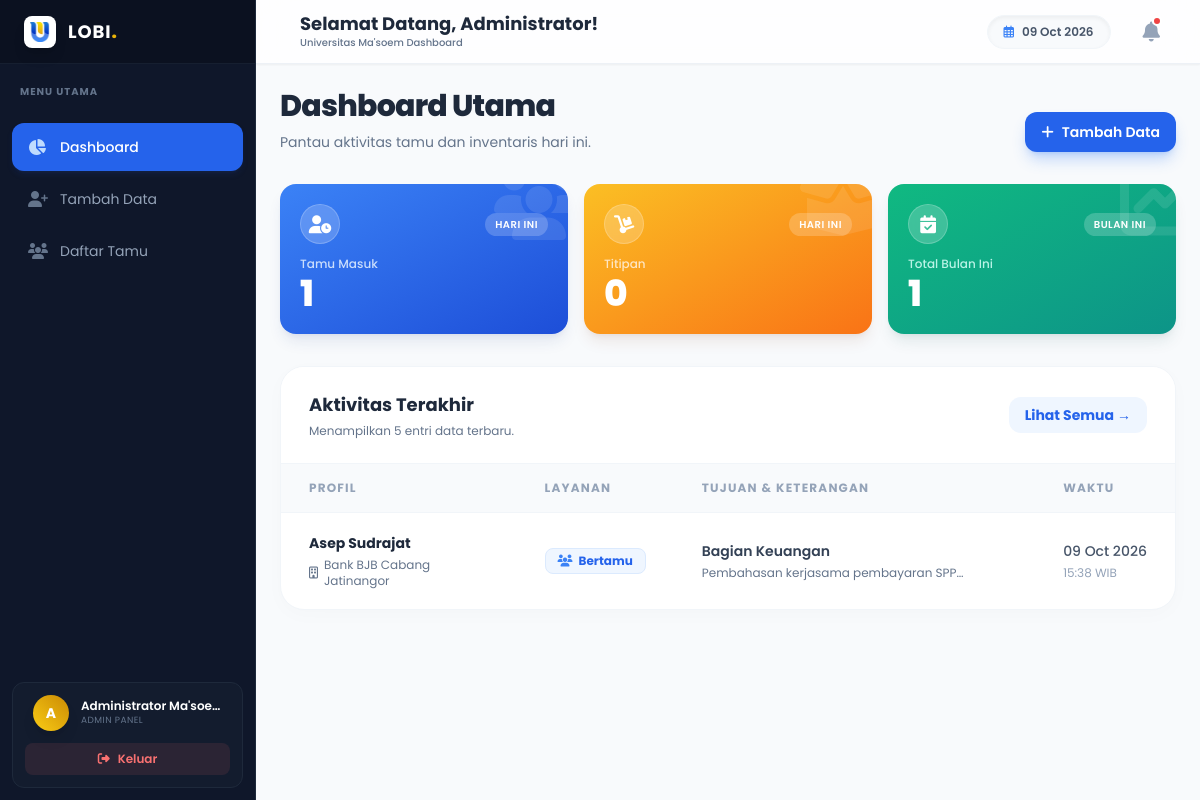
Page /dashboard.php (signed in) on the committed database.
### tables this page shows
CREATE TABLE IF NOT EXISTS tamu (
    id INT AUTO_INCREMENT PRIMARY KEY,
    nama_lengkap VARCHAR(100) NOT NULL,
    instansi VARCHAR(100) NOT NULL,
    tujuan VARCHAR(100) NOT NULL,
    keperluan TEXT NOT NULL,
    jenis_kunjungan ENUM('Bertamu', 'Titip Barang') DEFAULT 'Bertamu',
    jenis_titipan VARCHAR(100) NULL,
    keterangan_titipan TEXT NULL,
    waktu_masuk DATETIME NOT NULL DEFAULT CURRENT_TIMESTAMP,
    waktu_keluar DATETIME NULL,
    status ENUM('berkunjung', 'selesai') DEFAULT 'berkunjung'
);

### dashboard.php (the view, shortened to what this page needs)
<?php
require_once 'config.php';
$today = date('Y-m-d');
$firstDayOfMonth = date('Y-m-01');
$stmtToday = $pdo->prepare("SELECT COUNT(*) FROM tamu WHERE DATE(waktu_masuk) = ? AND jenis_kunjungan = 'Bertamu'");
$stmtToday->execute([$today]);
$countToday = $stmtToday->fetchColumn();
$stmtTitip = $pdo->prepare("SELECT COUNT(*) FROM tamu WHERE DATE(waktu_masuk) = ? AND jenis_kunjungan = 'Titip Barang'");
$stmtTitip->execute([$today]);
$countTitip = $stmtTitip->fetchColumn();
$stmtMonth = $pdo->prepare("SELECT COUNT(*) FROM tamu WHERE DATE(waktu_masuk) >= ?");
$stmtMonth->execute([$firstDayOfMonth]);
$countMonth = $stmtMonth->fetchColumn();
$stmtRecent = $pdo->query("SELECT * FROM tamu ORDER BY waktu_masuk DESC LIMIT 5");
$recentGuests = $stmtRecent->fetchAll();
require_once 'includes/header.php';
require_once 'includes/sidebar.php';
?>
<div class="mb-8 flex flex-col sm:flex-row sm:items-end justify-between">
    <div>
        <h1 class="text-2xl lg:text-3xl font-extrabold text-slate-800 tracking-tight">Dashboard Utama</h1>
        <p class="text-slate-500 mt-2 text-sm">Pantau aktivitas tamu dan inventaris hari ini.</p>
    </div>
    <div class="mt-4 sm:mt-0">
        <a href="tambah_tamu.php" class="inline-flex items-center px-4 py-2.5 bg-blue-600 hover:bg-blue-700 text-white text-sm font-semibold rounded-xl shadow-lg shadow-blue-500/30 transition-all duration-200">
            <i class="fas fa-plus mr-2"></i> Tambah Data
        </a>
    </div>
</div>
<div class="grid grid-cols-3 gap-2 sm:gap-4 mb-8">
    <div class="relative bg-gradient-to-br from-blue-500 to-blue-700 rounded-xl sm:rounded-2xl p-3 sm:p-5 shadow-lg shadow-blue-900/10 overflow-hidden group">
        <div class="hidden sm:block absolute -right-4 -top-4 text-white/10 transform group-hover:scale-110 group-hover:rotate-12 transition-transform duration-500">
            <i class="fas fa-users text-7xl"></i>
        </div>
        <div class="relative z-10 text-white flex flex-col justify-between h-full">
            <div class="flex items-center justify-between mb-2 sm:mb-3">
                <div class="w-7 h-7 sm:w-10 sm:h-10 rounded-full bg-white/20 backdrop-blur-sm flex items-center justify-center border border-white/20">
                    <i class="fas fa-user-clock text-[10px] sm:text-lg"></i>
                </div>
                <span class="hidden sm:inline-block text-[10px] font-semibold px-2.5 py-1 bg-white/20 rounded-full tracking-wider">HARI INI</span>
            </div>
            <div>
                <h3 class="text-[9px] sm:text-xs font-medium text-blue-100 mb-0.5 opacity-90 leading-tight">Tamu Masuk</h3>
                <div class="text-xl sm:text-3xl lg:text-4xl font-extrabold tracking-tight"><?= $countToday ?></div>
            </div>
        </div>
    </div>
    <div class="relative bg-gradient-to-br from-amber-400 to-orange-500 rounded-xl sm:rounded-2xl p-3 sm:p-5 shadow-lg shadow-orange-900/10 overflow-hidden group">
        <div class="hidden sm:block absolute -right-4 -top-4 text-white/10 transform group-hover:scale-110 group-hover:rotate-12 transition-transform duration-500">
            <i class="fas fa-box-open text-7xl"></i>
        </div>
        <div class="relative z-10 text-white flex flex-col justify-between h-full">
            <div class="flex items-center justify-between mb-2 sm:mb-3">
                <div class="w-7 h-7 sm:w-10 sm:h-10 rounded-full bg-white/20 backdrop-blur-sm flex items-center justify-center border border-white/20">
                    <i class="fas fa-dolly text-[10px] sm:text-lg"></i>
                </div>
                <span class="hidden sm:inline-block text-[10px] font-semibold px-2.5 py-1 bg-white/20 rounded-full tracking-wider">HARI INI</span>
            </div>
            <div>
                <h3 class="text-[9px] sm:text-xs font-medium text-orange-100 mb-0.5 opacity-90 leading-tight">Titipan</h3>
                <div class="text-xl sm:text-3xl lg:text-4xl font-extrabold tracking-tight"><?= $countTitip ?></div>
            </div>
        </div>
    </div>
    <div class="relative bg-gradient-to-br from-emerald-500 to-teal-600 rounded-xl sm:rounded-2xl p-3 sm:p-5 shadow-lg shadow-teal-900/10 overflow-hidden group">
        <div class="hidden sm:block absolute -right-4 -top-4 text-white/10 transform group-hover:scale-110 group-hover:rotate-12 transition-transform duration-500">
            <i class="fas fa-chart-line text-7xl"></i>
        </div>
        <div class="relative z-10 text-white flex flex-col justify-between h-full">
            <div class="flex items-center justify-between mb-2 sm:mb-3">
                <div class="w-7 h-7 sm:w-10 sm:h-10 rounded-full bg-white/20 backdrop-blur-sm flex items-center justify-center border border-white/20">
                    <i class="fas fa-calendar-check text-[10px] sm:text-lg"></i>
                </div>
                <span class="hidden sm:inline-block text-[10px] font-semibold px-2.5 py-1 bg-white/20 rounded-full tracking-wider">BULAN INI</span>
            </div>
            <div>
                <h3 class="text-[9px] sm:text-xs font-medium text-teal-100 mb-0.5 opacity-90 leading-tight">Total Bulan Ini</h3>
                <div class="text-xl sm:text-3xl lg:text-4xl font-extrabold tracking-tight"><?= $countMonth ?></div>
            </div>
        </div>
    </div>
</div>
<div class="bg-white rounded-[1.5rem] shadow-[0_5px_20px_rgba(0,0,0,0.02)] border border-slate-100 overflow-hidden mb-8">
    <div class="px-7 py-6 border-b border-slate-100 flex justify-between items-center bg-white">
        <div>
            <h3 class="font-bold text-lg text-slate-800">Aktivitas Terakhir</h3>
            <p class="text-xs text-slate-500 mt-1">Menampilkan 5 entri data terbaru.</p>
        </div>
        <a href="daftar_tamu.php" class="text-sm text-blue-600 hover:text-blue-800 font-bold bg-blue-50 hover:bg-blue-100 px-4 py-2 rounded-xl transition-colors">Lihat Semua &rarr;</a>
    </div>
    <div class="overflow-x-auto">
        <table class="w-full text-left border-collapse">
            <thead>
                <tr class="bg-slate-50 text-slate-400 text-xs uppercase tracking-widest font-bold">
                    <th class="px-7 py-4 border-b border-slate-100">Profil</th>
                    <th class="px-7 py-4 border-b border-slate-100">Layanan</th>
                    <th class="px-7 py-4 border-b border-slate-100">Tujuan & Keterangan</th>
                    <th class="px-7 py-4 border-b border-slate-100">Waktu</th>
                </tr>
            </thead>
            <tbody class="text-slate-700 text-sm">
                <?php if (empty($recentGuests)): ?>
                    <tr>
                        <td colspan="4" class="px-7 py-10 text-center text-slate-400 font-medium">Belum ada aktivitas tercatat hari ini.</td>
                    </tr>
                <?php else: ?>
                    <?php foreach ($recentGuests as $guest): ?>
                    <tr class="hover:bg-slate-50/80 transition-colors border-b border-slate-50 last:border-0 group">
                        <td class="px-7 py-5">
                            <div class="font-bold text-slate-800"><?= htmlspecialchars($guest['nama_lengkap']) ?></div>
                            <div class="text-xs text-slate-500 mt-1 flex items-center"><i class="far fa-building mr-1.5"></i> <?= htmlspecialchars($guest['instansi']) ?></div>
                        </td>
                        <td class="px-7 py-5">
                            <?php if ($guest['jenis_kunjungan'] == 'Bertamu'): ?>
                                <span class="inline-flex items-center px-3 py-1 bg-blue-50 text-blue-600 rounded-lg text-xs font-bold border border-blue-100"><i class="fas fa-users mr-1.5 text-blue-500"></i> Bertamu</span>
                            <?php else: ?>
                                <span class="inline-flex items-center px-3 py-1 bg-orange-50 text-orange-600 rounded-lg text-xs font-bold border border-orange-100"><i class="fas fa-box mr-1.5 text-orange-500"></i> Titip Barang</span>
                            <?php endif; ?>
                        </td>
                        <td class="px-7 py-5">
                            <div class="font-semibold text-slate-700"><?= htmlspecialchars($guest['tujuan']) ?></div>
                            <div class="text-xs text-slate-500 mt-1 line-clamp-1" title="<?= htmlspecialchars($guest['keperluan']) ?>"><?= htmlspecialchars($guest['keperluan']) ?></div>
                        </td>
                        <td class="px-7 py-5 whitespace-nowrap">
                            <div class="font-medium text-slate-600"><?= date('d M Y', strtotime($guest['waktu_masuk'])) ?></div>
                            <div class="text-xs text-slate-400 mt-1"><?= date('H:i', strtotime($guest['waktu_masuk'])) ?> WIB</div>
                        </td>
                    </tr>
                    <?php endforeach; ?>
                <?php endif; ?>
            </tbody>
        </table>
    </div>
</div>
<?php require_once 'includes/footer.php'; ?>

### includes/header.php (shortened to what this page needs)
<!DOCTYPE html>
<html lang="id">
<head>
    <script src="https://cdn.tailwindcss.com"></script>
    <link rel="stylesheet" href="https://cdnjs.cloudflare.com/ajax/libs/font-awesome/6.4.0/css/all.min.css">
</head>
<body class="flex h-screen overflow-hidden">

### includes/sidebar.php (shortened to what this page needs)
<aside id="mobile-sidebar" class="w-64 bg-[#0f172a] text-slate-400 flex flex-col fixed inset-y-0 left-0 transform -translate-x-full md:relative md:translate-x-0 transition-transform duration-300 ease-in-out border-r border-slate-800 z-50 h-[100dvh]">
    <div class="h-16 flex items-center justify-between px-6 border-b border-slate-800/60 bg-[#0b1120]">
        <div class="flex items-center space-x-3">
            <div class="w-8 h-8 bg-white rounded-lg flex items-center justify-center shadow-lg p-1.5 shrink-0">
                <img src="assets/logo.png" alt="Logo" class="w-full h-full object-contain">
            </div>
            <h1 class="text-lg font-bold tracking-wider text-white">LOBI<span class="text-yellow-500 font-extrabold">.</span></h1>
        </div>
    </div>
    <div class="px-5 py-5 text-[10px] font-bold tracking-widest text-slate-500 uppercase mb-1">Menu Utama</div>
    <nav class="flex-1 px-3 space-y-1">
        <?php $current_page = basename($_SERVER['PHP_SELF']); ?>
        <a href="dashboard.php" class="flex items-center px-4 py-3 text-sm rounded-xl transition-all duration-300 <?= $current_page == 'dashboard.php' ? 'bg-blue-600 text-white shadow-md shadow-blue-900/20 font-medium' : 'hover:bg-slate-800/50 hover:text-slate-200' ?>">
            <i class="fas fa-chart-pie w-5 text-base <?= $current_page == 'dashboard.php' ? 'text-blue-200' : 'text-slate-500' ?>"></i>
            <span class="ml-3">Dashboard</span>
        </a>
        <a href="tambah_tamu.php" class="flex items-center px-4 py-3 text-sm rounded-xl transition-all duration-300 <?= $current_page == 'tambah_tamu.php' ? 'bg-blue-600 text-white shadow-md shadow-blue-900/20 font-medium' : 'hover:bg-slate-800/50 hover:text-slate-200' ?>">
            <i class="fas fa-user-plus w-5 text-base <?= $current_page == 'tambah_tamu.php' ? 'text-blue-200' : 'text-slate-500' ?>"></i>
            <span class="ml-3">Tambah Data</span>
        </a>
        <a href="daftar_tamu.php" class="flex items-center px-4 py-3 text-sm rounded-xl transition-all duration-300 <?= $current_page == 'daftar_tamu.php' ? 'bg-blue-600 text-white shadow-md shadow-blue-900/20 font-medium' : 'hover:bg-slate-800/50 hover:text-slate-200' ?>">
            <i class="fas fa-users w-5 text-base <?= $current_page == 'daftar_tamu.php' ? 'text-blue-200' : 'text-slate-500' ?>"></i>
            <span class="ml-3">Daftar Tamu</span>
        </a>
    </nav>
    <div class="p-3 m-3 bg-slate-800/30 rounded-xl border border-slate-800">
        <div class="flex items-center space-x-3 mb-3 px-2">
            <div class="h-9 w-9 rounded-full bg-gradient-to-tr from-yellow-400 to-yellow-600 flex items-center justify-center text-white font-bold shadow-lg shrink-0 text-sm">
                <?= strtoupper(substr($_SESSION['nama_lengkap'] ?? 'U', 0, 1)) ?>
            </div>
            <div class="overflow-hidden">
                <p class="text-xs font-semibold text-white truncate"><?= htmlspecialchars($_SESSION['nama_lengkap'] ?? 'Administrator') ?></p>
                <p class="text-[9px] text-slate-500 uppercase tracking-wider">Admin Panel</p>
            </div>
        </div>
        <a href="logout.php" class="flex items-center justify-center w-full px-3 py-2 text-xs font-semibold text-red-400 bg-red-400/10 hover:bg-red-500 hover:text-white rounded-lg transition-all duration-300">
            <i class="fas fa-sign-out-alt mr-2"></i> Keluar
        </a>
    </div>
</aside>
<div class="flex-1 flex flex-col h-[100dvh] overflow-hidden bg-[#f8fafc]">
    <header class="h-16 bg-white/80 backdrop-blur-xl shadow-sm border-b border-slate-200/60 flex items-center justify-between px-4 lg:px-8 z-10 sticky top-0 shrink-0">
        <div class="flex items-center">
            <div class="hidden md:flex flex-col ml-3">
                <h2 class="text-lg font-bold text-slate-800 leading-tight">Selamat Datang, <?= htmlspecialchars(explode(' ', $_SESSION['nama_lengkap'] ?? 'Admin')[0]) ?>!</h2>
                <p class="text-[10px] text-slate-500 font-medium">Universitas Ma'soem Dashboard</p>
            </div>
        </div>
        <div class="flex items-center space-x-5 md:space-x-6">
            <div class="hidden sm:flex items-center px-4 py-2 bg-slate-50 border border-slate-100 rounded-full text-xs font-semibold text-slate-600 shadow-inner">
                <i class="far fa-calendar-alt text-blue-500 mr-2"></i>
                <?= date('d M Y') ?>
            </div>
            <?php
            $stmtNotif = $pdo->query("SELECT id, nama_lengkap, jenis_kunjungan, tujuan, waktu_masuk FROM tamu WHERE status = 'berkunjung' ORDER BY waktu_masuk DESC LIMIT 5");
            $notifList = $stmtNotif->fetchAll();
            $notifCount = count($notifList);
            ?>
            <div class="relative" id="notifWrapper">
                <button onclick="toggleNotif()" class="relative p-2 text-slate-400 hover:text-blue-600 transition-colors rounded-full hover:bg-blue-50 focus:outline-none">
                    <i class="fas fa-bell text-xl"></i>
                    <?php if ($notifCount > 0): ?>
                    <span id="notifBadge" class="absolute top-1.5 right-1.5 w-2.5 h-2.5 bg-red-500 border-2 border-white rounded-full animate-pulse"></span>
                    <?php endif; ?>
                </button>
            </div>
        </div>
    </header>
    <main class="flex-1 overflow-y-auto p-4 lg:p-6 bg-slate-50">

### includes/footer.php
    </main>
</div>
</body>
</html>

### includes/header.php (style rules this page uses)
body { font-family: 'Poppins', sans-serif; background-color: #f3f4f6; }

### rows in the picture
tamu: nama_lengkap "Asep Sudrajat", instansi "Bank BJB Cabang Jatinangor", jenis_kunjungan "Bertamu" (drawn), tujuan "Bagian Keuangan", keperluan "Pembahasan kerjasama pembayaran…", waktu_masuk "09 Oct 2026", waktu_masuk "15:38"

### other values in the picture
substr($_SESSION['nama_lengkap'] ?? 'U', 0, 1) "A"
$_SESSION['nama_lengkap'] "Administrator Ma'soe…"
explode(' ', $_SESSION['nama_lengkap'] ?? 'Admin')[0] "Administrator"
$countToday "1"
$countTitip "0"
$countMonth "1"
